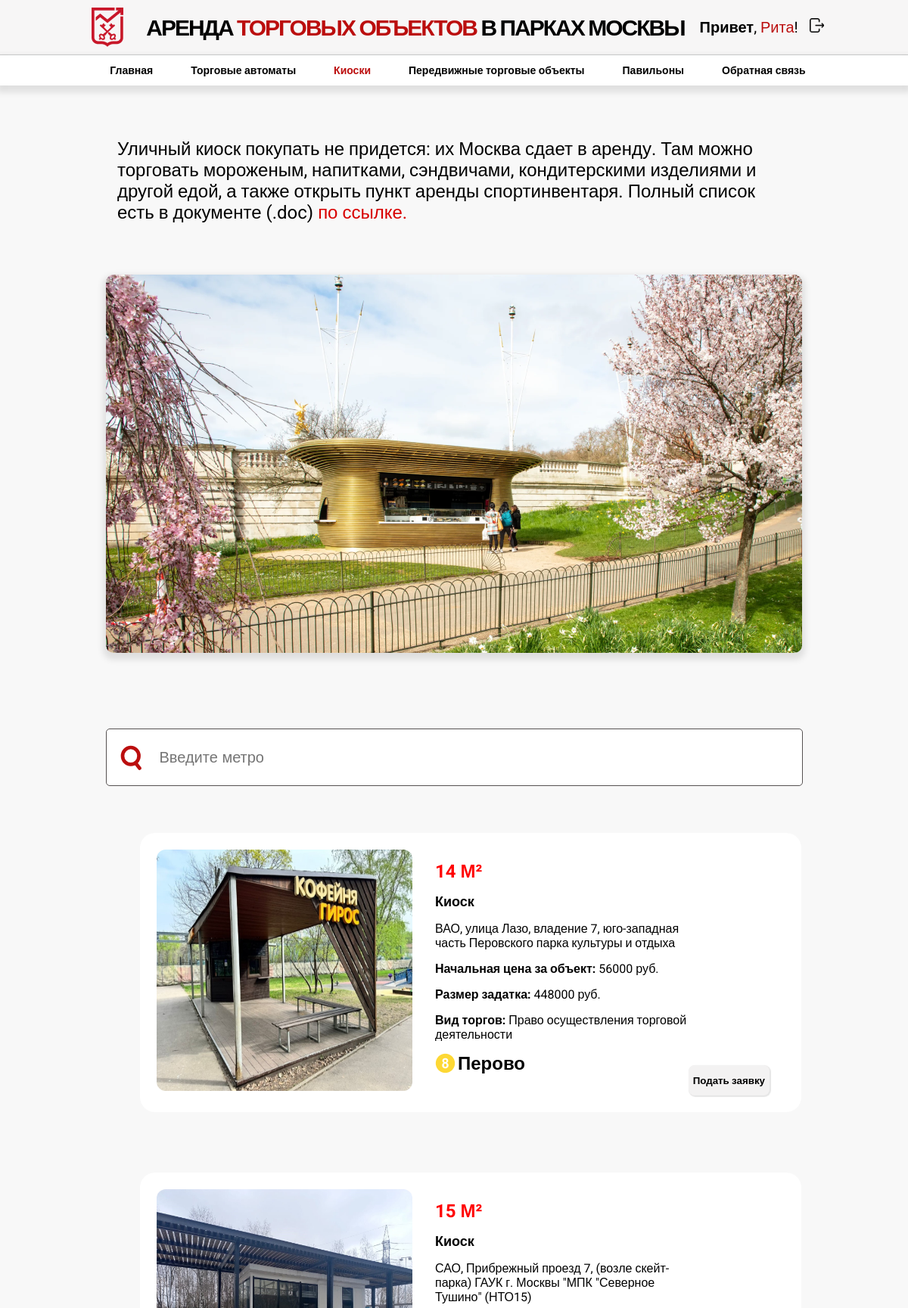
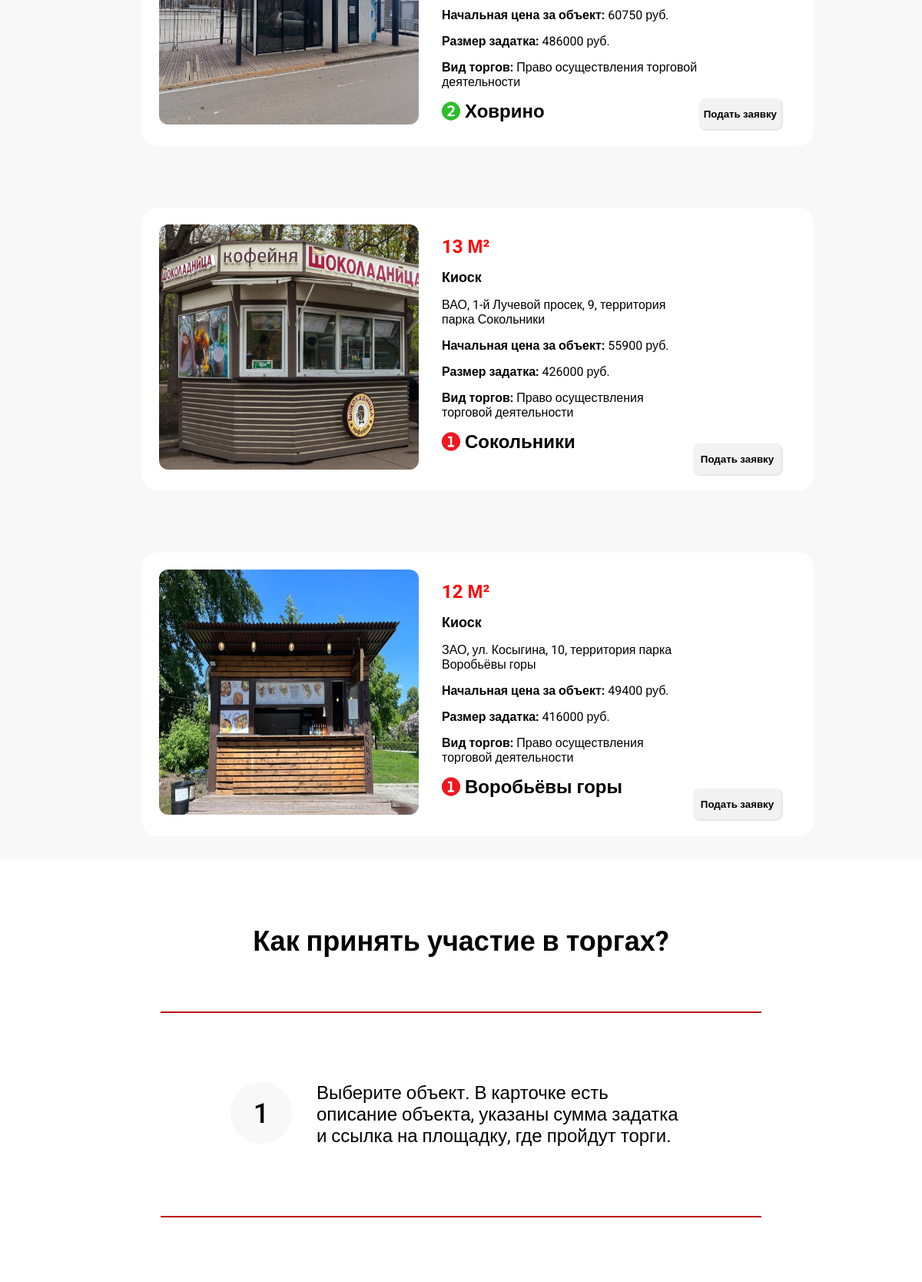
The page /kioski.php (signed in, upper part) on the database its author committed (2 pictures, top to bottom).
### tables this page shows
CREATE TABLE IF NOT EXISTS `kioski` (
  `id` int NOT NULL AUTO_INCREMENT,
  `tip_objekta_id` varchar(255) DEFAULT NULL,
  `ploshchad_objekta` varchar(10) NOT NULL,
  `stanciya_metro_id` varchar(255) DEFAULT NULL,
  `adres` varchar(255) NOT NULL,
  `nachalnaya_cena` decimal(65,0) NOT NULL,
  `razmer_zadatka` decimal(65,0) NOT NULL,
  `vid_torgov_id` varchar(255) DEFAULT NULL,
  `image_metro_line_id` varchar(255) DEFAULT NULL,
  `foto_objekta` varchar(255) NOT NULL,
  PRIMARY KEY (`id`),
  KEY `image_metro_line_id` (`image_metro_line_id`),
  KEY `stanciya_metro_id` (`stanciya_metro_id`),
  KEY `tip_objekta_id` (`tip_objekta_id`),
  KEY `vid_torgov_id` (`vid_torgov_id`)
);

### kioski.php (the view, shortened to what this page needs)
<?php
include('include/submit_application.php');
$current_page = basename($_SERVER['PHP_SELF']);
?>
<!DOCTYPE html>
<html lang="ru">
<head>
    <link rel="stylesheet" href="css/style.css">
</head>
<body>
    <nav>
    <div class="nav-logo">
            <img src="img/Gerb.png" style="margin-right: 20px"alt="Эмблема">
            <h1>
                АРЕНДА <font color="BB0E0E"> ТОРГОВЫХ ОБЪЕКТОВ</font> В ПАРКАХ МОСКВЫ
            </h1>
            <?php if (isset($_SESSION['username'])): ?>
            <div class="exit-login"><b>Привет</b>, <font color="#BB0E0E"><?php echo htmlspecialchars($_SESSION['username']); ?></font>!</div>
            <a href="include/logout.php"><img src="img/exit.png" style="margin-left: 15px; width:19px; height:19px"></a>
            <?php else: ?>
            <button id="btn-nav-logo">Войти<img src="img/login.png" style="padding-left: 10px;" alt="login"></button>
            <?php endif; ?>
        </div>
        <div class="navbar">
    <li class="<?php if ($current_page == 'index1.php') echo 'active'; ?>"><a href="index1.php">Главная</a></li>
    <li class="<?php if ($current_page == 'TorgovieAvtomati.php') echo 'active'; ?>"><a href="TorgovieAvtomati.php">Торговые автоматы</a></li>
    <li class="<?php if ($current_page == 'kioski.php') echo 'active'; ?>"><a href="kioski.php">Киоски</a></li>
    <li class="<?php if ($current_page == 'peredvijnie.php') echo 'active'; ?>"><a href="peredvijnie.php">Передвижные торговые объекты</a></li>
    <li class="<?php if ($current_page == 'paviloni.php') echo 'active'; ?>"><a href="paviloni.php">Павильоны</a></li>
    <li id="callback-button">Обратная связь</li>
</div>
    </nav>
    <header>
        <div class="main-text">
        Уличный киоск покупать не придется: их Москва сдает
            в аренду. Там можно торговать мороженым, напитками,
            сэндвичами, кондитерскими изделиями и другой едой,
            а также открыть пункт аренды спортинвентаря. Полный
            список есть в документе (.doc)
            <a href="files/Распоряжение ДТиУ г. Москвы от 21.08.2012 N 136 (ред. от 20.06.2018).docx" download>по
            ссылке.</a></span>
        </div>
        <img class="img-header" src="img/kioski-header.png" alt="Киоск" style="margin:60px auto 0px auto; display:block">
        <input type="text" id="myInput" onkeyup="myFunction()" placeholder="Введите метро">
        <?php
     $sql = "SELECT *
     FROM kioski";
            $result = $link->query($sql);
            while ($row = $result->fetch_assoc())
            {
             echo '
         <div class="cards-container">
            <div class="vending_machine-container">
             <img src='.$row['foto_objekta'].' width="338px" height="319px">
                                 <span class="cards-container-db">
                                     <li><b>
                                             <font color="red" size="5px"> '.$row['ploshchad_objekta'].'</font>
                                         </b></li>
                                     <li>
                                         <font size="4px"><b>'.$row['tip_objekta_id'].'</b></font>
                                     </li>
                                     <li>'.$row['adres'].'</li>
                                     <li><b>Начальная цена за объект: </b>'.$row['nachalnaya_cena'].' руб.</li>
                                     <li><b>Размер задатка: </b>'.$row['razmer_zadatka'].' руб.</li>
                                     <li><b>Вид торгов: </b>'.$row['vid_torgov_id'].'</li>
                                     <li><img src='.$row['image_metro_line_id'].'></li>
                                        <li id="metro"> <font size="5em"><b>'.$row['stanciya_metro_id'].'</b></font></li>
                                 </span>
                                 <input class="open-modal" type="button" value="Подать заявку" data-id="' . $row['id'] . '" data-type="' . $row['tip_objekta_id'] . '">
                                 </div>
                             </div>
                          ';
            }
       ?>
    </header>
    <main>
        <div class="main-info">
            <h2>Как принять участие в торгах?</h2>
            <br>
            <hr color="#BB0E0E" width="780px">
            <li><img src="img/Frame 3.png" alt="1"> Выберите объект. В карточке есть описание объекта,
                указаны сумма задатка и ссылка на площадку, где пройдут торги.</li>
            <hr color="#BB0E0E" width="780px">
            <li><img src="img/Frame 4.png" alt="2">
            </li>
        </div>
    </main>
</body>
</html>

### css/style.css (style rules this page uses)
body { font-family: 'Roboto', sans-serif; margin: auto; min-width: 1098px; overflow-x: hidden; }
nav { margin: auto; position: sticky; top: 0; }
.nav-logo { font-size: 20px; height: 72px; background-color: #f7f6f6; display: flex; align-items: center; justify-content: center; letter-spacing: -2px; border-bottom: 1px solid rgb(206, 206, 206); }
.exit-login { margin-left: 20px; letter-spacing: 0; }
.navbar { display: flex; justify-content: center; align-items: center; list-style-type: none; font-size: 14px; font-weight: 700; font-style: normal; background-color: white; box-shadow: 0px 5px 8px 4px rgba(0, 0, 0, 0.1); height: 40px; padding-left: 60px; }
.navbar a { text-decoration: none; color: black; }
.navbar li.active a { color: #BB0E0E; }
.navbar li { margin-right: 50px; cursor: pointer; }
header { background-color: #F8F8F8; }
.img-header { border-radius: 10px; box-shadow: 0px 5px 8px 4px rgba(0, 0, 0, 0.1); }
.main-info { display: flex; align-items: center; flex-direction: column; font-size: 24px; padding-top: 56px; list-style: none; font-weight: 400; font-style: normal; }
.main-text a { text-decoration: none; color: #D80000; }
.main-info li { padding: 78px; width: 600px; }
.main-info img { float: left; padding-right: 32px; }
.main-text { font-weight: 400; font-style: normal; text-align: left; font-size: 24px; width: 890px; margin: auto; margin-top: 60px; padding-bottom: 8px; }
.main-text { width: 890px; margin: auto; padding-top: 70px; }
#myInput { background-image: url('/css/img/icon\ _search_.svg'); background-repeat: no-repeat; background-position: 18px; margin: auto; display: flex; justify-content: center; margin-top: 100px; width: 829px; height: 50px; border: 1px solid #565252; border-radius: 5px; background-color: #fff; padding: 12px 20px 12px 70px; margin-bottom: 12px; font-size: 20px; }
.cards-container { display: flex; flex-direction: column; width: 830px; margin: auto; }
.cards-container img { border-radius: 12px; float: left; }
.cards-container div { width: 830px; border-radius: 20px; margin-bottom: 30px; background-color: #fff; padding: 22px; display: flex; margin-top: 50px; }
.cards-container li:last-child { margin-left: 30px; }
.cards-container-db { flex-direction: column; margin-left: 30px; align-items: center; }
.cards-container-db li { list-style: none; margin-top: 15px; }
.open-modal { height: 40px; border: none; font-family: 'Roboto', sans-serif; cursor: pointer; margin-top: 285px; margin-right: 20px; font-family: 14px; width: 150px; font-weight: 800; box-shadow: 1px 1px 1px 1px rgba(0, 0, 0, 0.1); border-radius: 8px; background-color: #f3f2f2; }

### rows shown on the page
kioski: foto_objekta (picture), ploshchad_objekta "14 М²", tip_objekta "Киоск", adres "ВАО, улица Лазо, владение 7, юго-западная часть Перовского парка культуры и отдыха", nachalnaya_cena "56000", razmer_zadatka "448000", vid_torgov "Право осуществления торговой деятельности", image_metro_line (picture), stanciya_metro "Перово"
kioski: foto_objekta (picture), ploshchad_objekta "15 М²", tip_objekta "Киоск", adres "САО, Прибрежный проезд 7, (возле скейт-парка) ГАУК г. Москвы \"МПК \"Северное Тушино\" (НТО15)", nachalnaya_cena "60750", razmer_zadatka "486000", vid_torgov "Право осуществления торговой деятельности", image_metro_line (picture), stanciya_metro "Ховрино"
kioski: foto_objekta (picture), ploshchad_objekta "13 М²", tip_objekta "Киоск", adres "ВАО, 1-й Лучевой просек, 9, территория парка Сокольники", nachalnaya_cena "55900", razmer_zadatka "426000", vid_torgov "Право осуществления торговой деятельности", image_metro_line (picture), stanciya_metro "Сокольники"
kioski: foto_objekta (picture), ploshchad_objekta "12 М²", tip_objekta "Киоск", adres "ЗАО, ул. Косыгина, 10, территория парка Воробьёвы горы", nachalnaya_cena "49400", razmer_zadatka "416000", vid_torgov "Право осуществления торговой деятельности", image_metro_line (picture), stanciya_metro "Воробьёвы горы"

### other values the page prints
$_SESSION['username'] "Рита"
